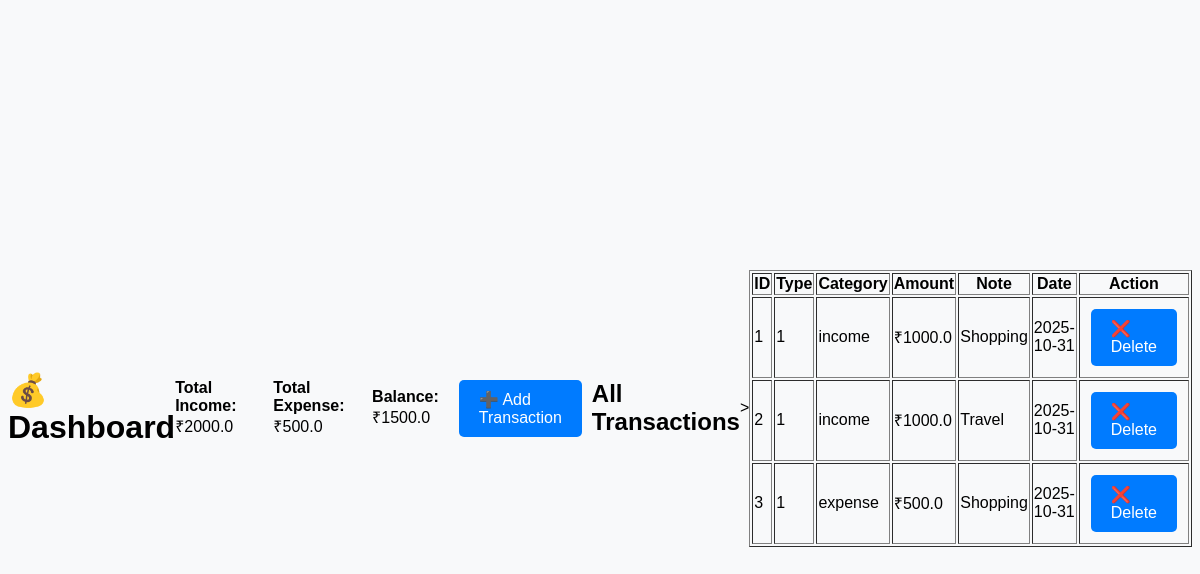
/, run on an earlier commit of the app's database.
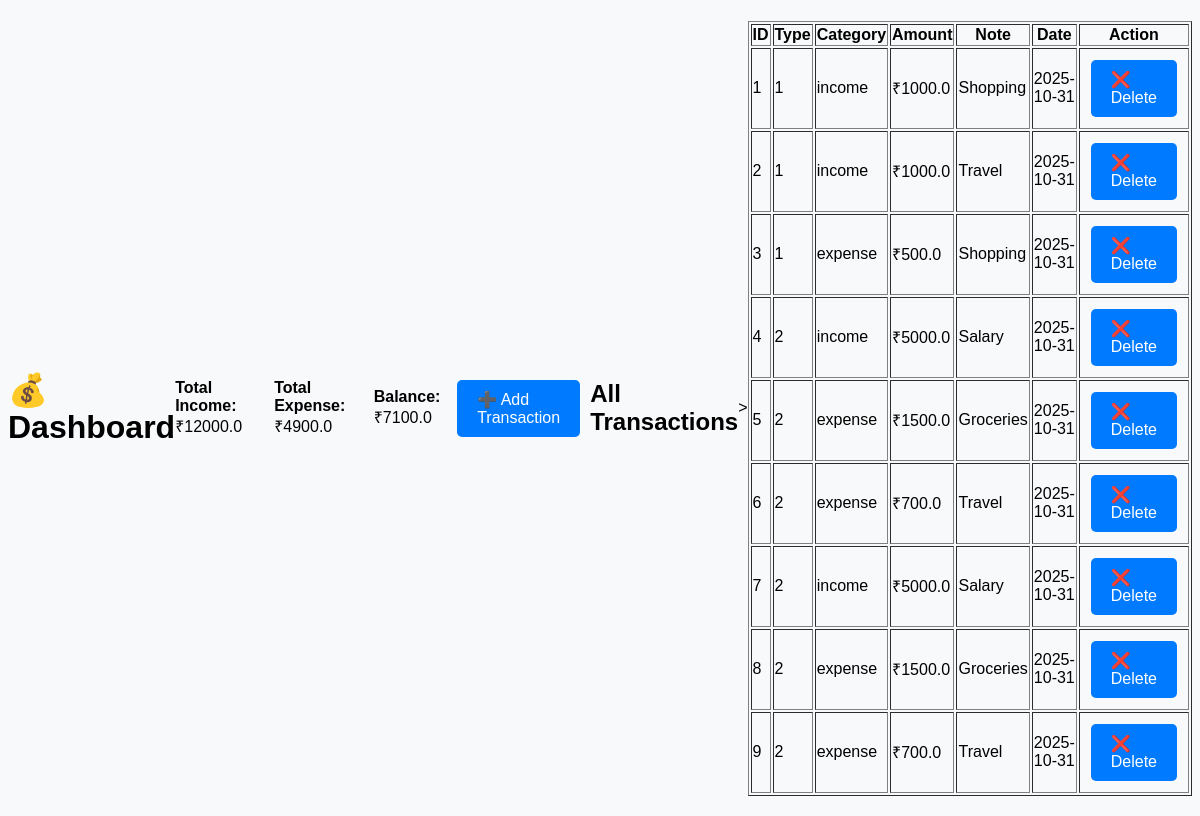
And on a later commit of the database.
### tables this page shows
CREATE TABLE transactions(
                   id INTEGER PRIMARY KEY AUTOINCREMENT,
                   user_id INTEGER,
                   type TEXT,
                   amount REAL,
                   category TEXT,
                   date TEXT,
                   note TEXT,
                   FOREIGN KEY (user_id) REFERENCES users(id)
                   );

### app.py (the view)
@app.route('/')
def dashboard():
    connection = sqlite3.connect(db_path)
    with connection as conn:
        cursor = conn.cursor()
        cursor.execute("SELECT SUM(amount) FROM transactions WHERE type='income'")
        total_income = cursor.fetchone()[0] or 0
        cursor.execute("SELECT SUM(amount) FROM transactions WHERE type='expense'")
        total_expense = cursor.fetchone()[0] or 0
        balance = total_income - total_expense
        cursor.execute("SELECT * FROM transactions ORDER BY date DESC")
        records = cursor.fetchall()
    return render_template('dashboard.html',
                           income=total_income,
                           expense=total_expense,
                           balance=balance,
                           records=records)

### templates/dashboard.html (shortened to what this page needs)
<!DOCTYPE html>
<html>
<head>
    <link rel="stylesheet" href="{{ url_for('static', filename='style.css') }}">
</head>
<body>
    <h1>💰 Dashboard</h1>
    <p><b>Total Income:</b> ₹{{ income }}</p>
    <p><b>Total Expense:</b> ₹{{ expense }}</p>
    <p><b>Balance:</b> ₹{{ balance }}</p>
    <a href="{{ url_for('add_transaction') }}">➕ Add Transaction</a>
    <h2>All Transactions</h2>
    <table border="1">
        <tr>
            <th>ID</th><th>Type</th><th>Category</th><th>Amount</th><th>Note</th><th>Date</th><th>Action</th>
        </tr>
        {% for r in records %}
        <tr>
            <td>{{ r[0] }}</td>
            <td>{{ r[1] }}</td>
            <td>{{ r[2] }}</td>
            <td>₹{{ r[3] }}</td>
            <td>{{ r[4] }}</td>
            <td>{{ r[5] }}</td>
            <td><a href="{{ url_for('delete_transaction', id=r[0]) }}">❌ Delete</a></td>
        </tr>
        {% endfor %}
    </table>
</body>
</html>

### static/style.css (style rules this page uses)
body { font-family: Arial, sans-serif; background-color: #f8f9fa; display: flex; justify-content: center; align-items: center; height: 100vh; }
a { text-decoration: none; background: #007bff; color: white; padding: 10px 20px; border-radius: 5px; margin: 10px; display: inline-block; }

What changed in the data, as far as the page shows it:
added transactions: id "4", user "2", type "income", amount "5000.0", category "Salary", date "2025-10-31"
added transactions: id "5", user "2", type "expense", amount "1500.0", category "Groceries", date "2025-10-31"
added transactions: id "6", user "2", type "expense", amount "700.0", category "Travel", date "2025-10-31"
added transactions: id "7", user "2", type "income", amount "5000.0", category "Salary", date "2025-10-31"
added transactions: id "8", user "2", type "expense", amount "1500.0", category "Groceries", date "2025-10-31"
added transactions: id "9", user "2", type "expense", amount "700.0", category "Travel", date "2025-10-31"
Also different on the page:
{{ income }}: "2000.0" → "12000.0"
{{ expense }}: "500.0" → "4900.0"
{{ balance }}: "1500.0" → "7100.0"
